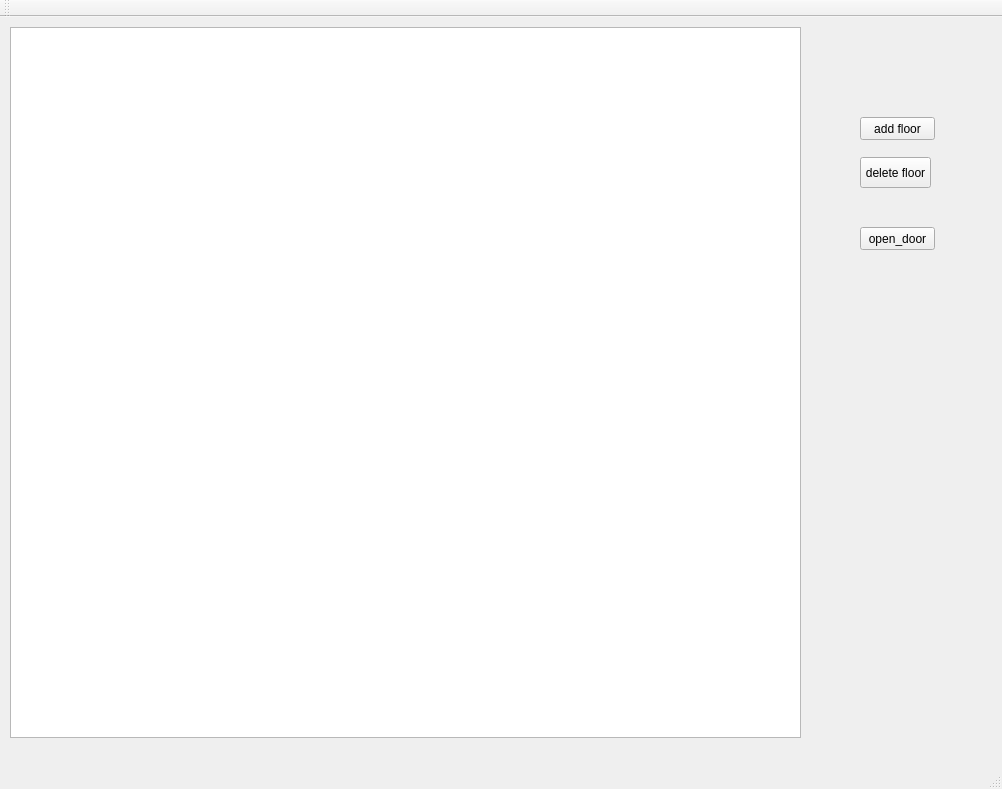
<?xml version="1.0" encoding="UTF-8"?>
<ui version="4.0">
 <class>MainWindow</class>
 <widget class="QMainWindow" name="MainWindow">
  <property name="geometry">
   <rect>
    <x>0</x>
    <y>0</y>
    <width>1002</width>
    <height>789</height>
   </rect>
  </property>
  <property name="windowTitle">
   <string>MainWindow</string>
  </property>
  <widget class="QWidget" name="centralWidget">
   <widget class="Gview" name="graphicsView">
    <property name="geometry">
     <rect>
      <x>10</x>
      <y>10</y>
      <width>791</width>
      <height>711</height>
     </rect>
    </property>
    <property name="sizePolicy">
     <sizepolicy hsizetype="Fixed" vsizetype="Expanding">
      <horstretch>0</horstretch>
      <verstretch>0</verstretch>
     </sizepolicy>
    </property>
    <property name="maximumSize">
     <size>
      <width>791</width>
      <height>16777215</height>
     </size>
    </property>
    <property name="horizontalScrollBarPolicy">
     <enum>Qt::ScrollBarAlwaysOff</enum>
    </property>
   </widget>
   <widget class="QPushButton" name="add_floor">
    <property name="geometry">
     <rect>
      <x>860</x>
      <y>100</y>
      <width>75</width>
      <height>23</height>
     </rect>
    </property>
    <property name="text">
     <string>add floor</string>
    </property>
   </widget>
   <widget class="QToolButton" name="delete_floor">
    <property name="geometry">
     <rect>
      <x>860</x>
      <y>140</y>
      <width>71</width>
      <height>31</height>
     </rect>
    </property>
    <property name="text">
     <string>delete floor</string>
    </property>
   </widget>
   <widget class="QPushButton" name="pushButton">
    <property name="geometry">
     <rect>
      <x>860</x>
      <y>210</y>
      <width>75</width>
      <height>23</height>
     </rect>
    </property>
    <property name="text">
     <string>open_door</string>
    </property>
   </widget>
  </widget>
  <widget class="QMenuBar" name="menuBar">
   <property name="geometry">
    <rect>
     <x>0</x>
     <y>0</y>
     <width>1002</width>
     <height>21</height>
    </rect>
   </property>
  </widget>
  <widget class="QToolBar" name="mainToolBar">
   <attribute name="toolBarArea">
    <enum>TopToolBarArea</enum>
   </attribute>
   <attribute name="toolBarBreak">
    <bool>false</bool>
   </attribute>
  </widget>
  <widget class="QStatusBar" name="statusBar"/>
 </widget>
 <layoutdefault spacing="6" margin="11"/>
 <customwidgets>
  <customwidget>
   <class>Gview</class>
   <extends>QGraphicsView</extends>
   <header>gview.h</header>
   <slots>
    <slot>add_floor()</slot>
    <slot>delete_floor()</slot>
   </slots>
  </customwidget>
 </customwidgets>
 <resources/>
 <connections>
  <connection>
   <sender>add_floor</sender>
   <signal>clicked()</signal>
   <receiver>graphicsView</receiver>
   <slot>add_floor()</slot>
   <hints>
    <hint type="sourcelabel">
     <x>892</x>
     <y>146</y>
    </hint>
    <hint type="destinationlabel">
     <x>784</x>
     <y>289</y>
    </hint>
   </hints>
  </connection>
  <connection>
   <sender>delete_floor</sender>
   <signal>clicked()</signal>
   <receiver>graphicsView</receiver>
   <slot>delete_floor()</slot>
   <hints>
    <hint type="sourcelabel">
     <x>909</x>
     <y>197</y>
    </hint>
    <hint type="destinationlabel">
     <x>791</x>
     <y>356</y>
    </hint>
   </hints>
  </connection>
 </connections>
</ui>
